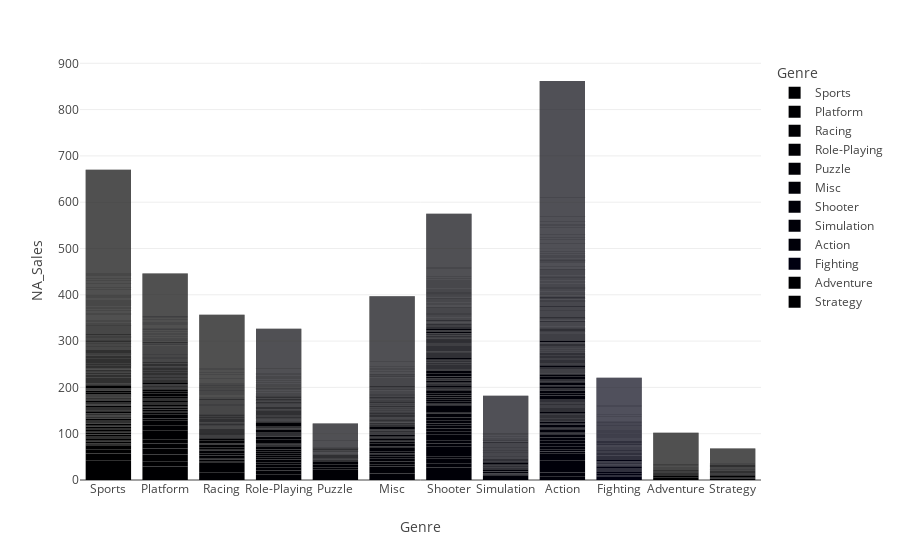

Here is the notebook cell this chart was saved with:
### Code cell
df1.groupby("Genre")["NA_Sales"].sum().reset_index().sort_values(by="NA_Sales",ascending=False).head()
px.bar(df1,x="Genre",y="NA_Sales",color="Genre")

### Figure 1 — Plotly figure (JSON) as saved in the notebook; plotly's stock layout.template omitted (floating-point values rounded to 4 significant figures; data arrays with more than 128 entries replaced by an {"elided": "..."} marker saying what was removed)
{"data": [{"alignmentgroup": "True", "hovertemplate": "Genre=%{x}<br>NA_Sales=%{y}<extra></extra>", "legendgroup": "Sports", "marker": {"color": "#000001", "pattern": {"shape": ""}}, "name": "Sports", "offsetgroup": "Sports", "orientation": "v", "showlegend": true, "textposition": "auto", "type": "bar", "x": {"elided": "2304 str values"}, "xaxis": "x", "y": {"elided": "2304 float values"}, "yaxis": "y"}, {"alignmentgroup": "True", "hovertemplate": "Genre=%{x}<br>NA_Sales=%{y}<extra></extra>", "legendgroup": "Platform", "marker": {"color": "#000002", "pattern": {"shape": ""}}, "name": "Platform", "offsetgroup": "Platform", "orientation": "v", "showlegend": true, "textposition": "auto", "type": "bar", "x": {"elided": "875 str values"}, "xaxis": "x", "y": {"elided": "875 float values"}, "yaxis": "y"}, {"alignmentgroup": "True", "hovertemplate": "Genre=%{x}<br>NA_Sales=%{y}<extra></extra>", "legendgroup": "Racing", "marker": {"color": "#000003", "pattern": {"shape": ""}}, "name": "Racing", "offsetgroup": "Racing", "orientation": "v", "showlegend": true, "textposition": "auto", "type": "bar", "x": {"elided": "1225 str values"}, "xaxis": "x", "y": {"elided": "1225 float values"}, "yaxis": "y"}, {"alignmentgroup": "True", "hovertemplate": "Genre=%{x}<br>NA_Sales=%{y}<extra></extra>", "legendgroup": "Role-Playing", "marker": {"color": "#000004", "pattern": {"shape": ""}}, "name": "Role-Playing", "offsetgroup": "Role-Playing", "orientation": "v", "showlegend": true, "textposition": "auto", "type": "bar", "x": {"elided": "1470 str values"}, "xaxis": "x", "y": {"elided": "1470 float values"}, "yaxis": "y"}, {"alignmentgroup": "True", "hovertemplate": "Genre=%{x}<br>NA_Sales=%{y}<extra></extra>", "legendgroup": "Puzzle", "marker": {"color": "#000005", "pattern": {"shape": ""}}, "name": "Puzzle", "offsetgroup": "Puzzle", "orientation": "v", "showlegend": true, "textposition": "auto", "type": "bar", "x": {"elided": "570 str values"}, "xaxis": "x", "y": {"elided": "570 float values"}, "yaxis": "y"}, {"alignmentgroup": "True", "hovertemplate": "Genre=%{x}<br>NA_Sales=%{y}<extra></extra>", "legendgroup": "Misc", "marker": {"color": "#000006", "pattern": {"shape": ""}}, "name": "Misc", "offsetgroup": "Misc", "orientation": "v", "showlegend": true, "textposition": "auto", "type": "bar", "x": {"elided": "1686 str values"}, "xaxis": "x", "y": {"elided": "1686 float values"}, "yaxis": "y"}, {"alignmentgroup": "True", "hovertemplate": "Genre=%{x}<br>NA_Sales=%{y}<extra></extra>", "legendgroup": "Shooter", "marker": {"color": "#000007", "pattern": {"shape": ""}}, "name": "Shooter", "offsetgroup": "Shooter", "orientation": "v", "showlegend": true, "textposition": "auto", "type": "bar", "x": {"elided": "1282 str values"}, "xaxis": "x", "y": {"elided": "1282 float values"}, "yaxis": "y"}, {"alignmentgroup": "True", "hovertemplate": "Genre=%{x}<br>NA_Sales=%{y}<extra></extra>", "legendgroup": "Simulation", "marker": {"color": "#000008", "pattern": {"shape": ""}}, "name": "Simulation", "offsetgroup": "Simulation", "orientation": "v", "showlegend": true, "textposition": "auto", "type": "bar", "x": {"elided": "848 str values"}, "xaxis": "x", "y": {"elided": "848 float values"}, "yaxis": "y"}, {"alignmentgroup": "True", "hovertemplate": "Genre=%{x}<br>NA_Sales=%{y}<extra></extra>", "legendgroup": "Action", "marker": {"color": "#000009", "pattern": {"shape": ""}}, "name": "Action", "offsetgroup": "Action", "orientation": "v", "showlegend": true, "textposition": "auto", "type": "bar", "x": {"elided": "3251 str values"}, "xaxis": "x", "y": {"elided": "3251 float values"}, "yaxis": "y"}, {"alignmentgroup": "True", "hovertemplate": "Genre=%{x}<br>NA_Sales=%{y}<extra></extra>", "legendgroup": "Fighting", "marker": {"color": "#000010", "pattern": {"shape": ""}}, "name": "Fighting", "offsetgroup": "Fighting", "orientation": "v", "showlegend": true, "textposition": "auto", "type": "bar", "x": {"elided": "836 str values"}, "xaxis": "x", "y": {"elided": "836 float values"}, "yaxis": "y"}, {"alignmentgroup": "True", "hovertemplate": "Genre=%{x}<br>NA_Sales=%{y}<extra></extra>", "legendgroup": "Adventure", "marker": {"color": "#000001", "pattern": {"shape": ""}}, "name": "Adventure", "offsetgroup": "Adventure", "orientation": "v", "showlegend": true, "textposition": "auto", "type": "bar", "x": {"elided": "1274 str values"}, "xaxis": "x", "y": {"elided": "1274 float values"}, "yaxis": "y"}, {"alignmentgroup": "True", "hovertemplate": "Genre=%{x}<br>NA_Sales=%{y}<extra></extra>", "legendgroup": "Strategy", "marker": {"color": "#000002", "pattern": {"shape": ""}}, "name": "Strategy", "offsetgroup": "Strategy", "orientation": "v", "showlegend": true, "textposition": "auto", "type": "bar", "x": {"elided": "670 str values"}, "xaxis": "x", "y": {"elided": "670 float values"}, "yaxis": "y"}], "layout": {"barmode": "relative", "legend": {"title": {"text": "Genre"}, "tracegroupgap": 0}, "margin": {"t": 60}, "xaxis": {"anchor": "y", "categoryarray": ["Sports", "Platform", "Racing", "Role-Playing", "Puzzle", "Misc", "Shooter", "Simulation", "Action", "Fighting", "Adventure", "Strategy"], "categoryorder": "array", "domain": [0, 1], "title": {"text": "Genre"}}, "yaxis": {"anchor": "x", "domain": [0, 1], "title": {"text": "NA_Sales"}}}}
